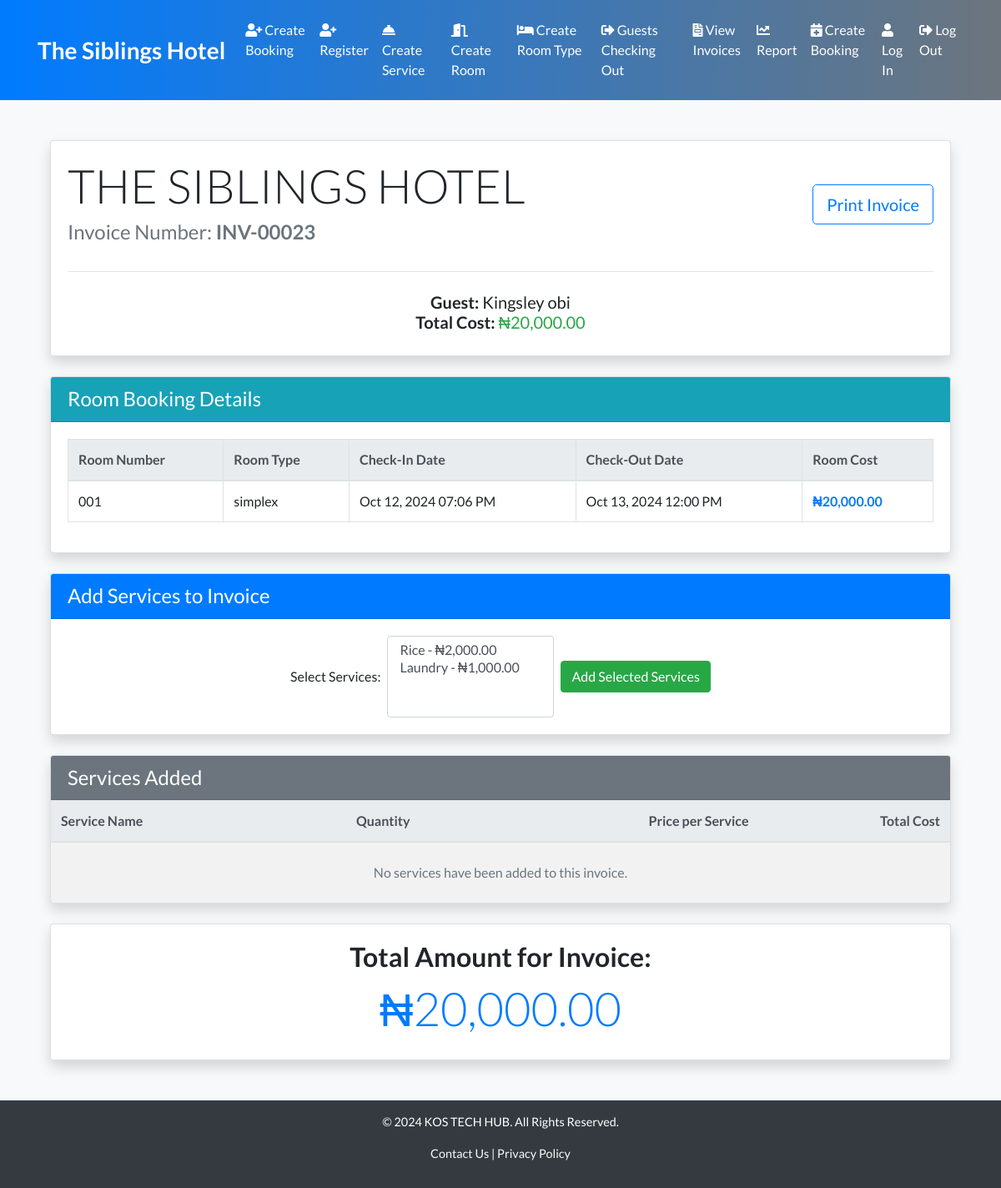
The page /invoice/23/ (signed in) on the database its author committed.
### hotel/models.py (models this page shows, shortened)
class Invoice(models.Model):
    booking = models.OneToOneField('Booking', on_delete=models.CASCADE)
    services = models.ManyToManyField('Service', blank=True, through='InvoiceService')
    invoice_number = models.CharField(max_length=50, unique=True, blank=True, null=True)  # Unique Invoice Number
    total_services_cost = models.DecimalField(max_digits=10, decimal_places=2, default=0.00)
    invoice_date = models.DateTimeField(default=timezone.now)
    total_amount = models.DecimalField(max_digits=10, decimal_places=2, default=0.00)
    @property
    def total_cost(self):
        total_services_cost = sum([item.service.price * item.quantity for item in self.invoiceservice_set.all()])
        return self.booking.total_amount + total_services_cost

class Booking(models.Model):
    room = models.ForeignKey(Room, on_delete=models.CASCADE)
    guest = models.ForeignKey(Guest, on_delete=models.CASCADE)
    check_in = models.DateTimeField()
    check_out = models.DateTimeField()
    actual_check_out = models.DateTimeField(blank=True, null=True)  # Track actual checkout time
    total_amount = models.DecimalField(max_digits=10, decimal_places=2, default=0.00)

class Guest(models.Model):
    title = models.CharField(max_length=10, choices=[('Mr', 'Mr', ), ('Mrs', 'Mrs'), ('Miss', 'Miss')], blank=True, null=True)
    first_name = models.CharField(max_length=100)
    middle_name = models.CharField(max_length=100, blank=True, null=True)  # New field for middle name
    last_name = models.CharField(max_length=100)
    email = models.CharField(max_length=255, blank=True, null=True)  # Change to CharField to allow plain text
    phone_number = models.CharField(max_length=15)
    home_address = models.CharField(max_length=500)
    occupation = models.CharField(max_length=500)
    valid_id = models.BooleanField(default=False, blank=True, null=True)  # New boolean field for ID verification
    passport_number = models.CharField(max_length=50, blank=True, null=True)  # New field for passport number if the guest is a foreigner
    next_of_kin_phone_number = models.CharField(max_length=15, blank=True, null=True)  # New field for next of kin phone number
    car_plate_number = models.CharField(max_length=50, blank=True, null=True)  # New field for car plate number

class Room(models.Model):
    room_number = models.CharField(max_length=10)
    room_type = models.ForeignKey(RoomType, on_delete=models.CASCADE)
    is_occupied = models.BooleanField(default=False)

class RoomType(models.Model):
    name = models.CharField(max_length=100)
    description = models.TextField(blank=True, null=True)
    price_per_night = models.DecimalField(max_digits=10, decimal_places=2)

### hotel/views.py (the view, shortened to what this page needs)
# urls.py: path('invoice/<int:invoice_id>/', views.view_invoice, name='view_invoice'),  # Unified invoice view URL
@login_required
def view_invoice(request, invoice_id):
    invoice = get_object_or_404(Invoice, id=invoice_id)
    services = Service.objects.all()
    return render(request, 'hotel/view_invoice.html', {'invoice': invoice, 'services': services})

### hotel/templatetags/currency_filters.py (called while the page is built)
@register.filter(name='currency_naira')
def currency_naira(value):
    try:
        return f"₦{value:,.2f}"
    except (ValueError, TypeError):
        return "₦0.00"

### hotel/templates/hotel/view_invoice.html (shortened to what this page needs)
{% extends 'hotel/base.html' %}
{% load custom_filters %}
{% load currency_filters %}
{% block content %}
<div class="container my-5" id="invoice-section">
    <div class="card shadow mb-4">
        <div class="card-body">
            <div class="d-flex justify-content-between align-items-center mb-4 no-print">
                <div>
                    <h1 class="display-4">THE SIBLINGS HOTEL</h1>
                    <h4 class="text-muted">Invoice Number: <strong>{{ invoice.invoice_number }}</strong></h4>
                </div>
                <button class="btn btn-outline-primary btn-lg no-print" onclick="printInvoice()">Print Invoice</button>
            </div>
            <hr class="my-4">
            <h5 class="text-center">
                <strong>Guest: </strong> {{ invoice.booking.guest.first_name }} {{ invoice.booking.guest.last_name }} <br>
                <strong>Total Cost: </strong>
                <span class="text-success">{{ invoice.total_cost|currency_naira }}</span>
            </h5>
        </div>
    </div>
    <div class="card shadow mb-4">
        <div class="card-header bg-info text-white">
            <h2 class="h4 mb-0">Room Booking Details</h2>
        </div>
        <div class="card-body">
            <table class="table table-bordered">
                <thead class="thead-light">
                    <tr>
                        <th>Room Number</th>
                        <th>Room Type</th>
                        <th>Check-In Date</th>
                        <th>Check-Out Date</th>
                        <th>Room Cost</th>
                    </tr>
                </thead>
                <tbody>
                    <tr>
                        <td>{{ invoice.booking.room.room_number }}</td>
                        <td>{{ invoice.booking.room.room_type.name }}</td>
                        <td>{{ invoice.booking.check_in|date:"M d, Y h:i A" }}</td>
                        <td>{{ invoice.booking.check_out|date:"M d, Y" }} 12:00 PM</td>
                        <td><strong class="text-primary">{{ invoice.booking.total_amount|currency_naira }}</strong></td>
                    </tr>
                </tbody>
            </table>
        </div>
    </div>
    <div class="card shadow mb-4 no-print">
        <div class="card-header bg-primary text-white">
            <h2 class="h4 mb-0">Add Services to Invoice</h2>
        </div>
        <div class="card-body">
            <form method="post" class="form-inline justify-content-center">
                <label for="services" class="mr-2">Select Services:</label>
                <select name="services" multiple class="form-control mr-2" style="min-width: 200px;">
                    {% for service in services %}
                    <option value="{{ service.id }}">{{ service.name }} - {{ service.price|currency_naira }}</option>
                    {% endfor %}
                </select>
                <button type="submit" class="btn btn-success">Add Selected Services</button>
            </form>
        </div>
    </div>
    <div class="card shadow mb-4">
        <div class="card-header bg-secondary text-white">
            <h2 class="h4 mb-0">Services Added</h2>
        </div>
        <div class="card-body p-0">
            <table class="table table-hover table-striped mb-0">
                <thead class="thead-light">
                    <tr>
                        <th scope="col">Service Name</th>
                        <th scope="col" class="text-center">Quantity</th>
                        <th scope="col" class="text-right">Price per Service</th>
                        <th scope="col" class="text-right">Total Cost</th>
                    </tr>
                </thead>
                <tbody>
                    {% for service in invoice.invoiceservice_set.all %}
                    <tr>
                        <td>{{ service.service.name }}</td>
                        <td class="text-center">{{ service.quantity }}</td>
                        <td class="text-right">{{ service.service.price|currency_naira }}</td>
                        <td class="text-right">
                            <strong>{{ service.service.price|currency_naira }} x {{ service.quantity }} = {{ service.service.price|multiply:service.quantity|currency_naira }}</strong>
                        </td>
                    </tr>
                    {% empty %}
                    <tr>
                        <td colspan="4" class="text-center text-muted py-4">No services have been added to this invoice.</td>
                    </tr>
                    {% endfor %}
                </tbody>
            </table>
        </div>
    </div>
    <div class="card shadow">
        <div class="card-body text-center">
            <h2><strong>Total Amount for Invoice:</strong></h2>
            <h1 class="display-4 text-primary">{{ invoice.total_cost|currency_naira }}</h1>
        </div>
    </div>
</div>
{% endblock %}

### hotel/templates/hotel/base.html (style rules this page uses)
body, html { font-family: 'Lato', sans-serif; background-color: #f8f9fa; }

### rows shown on the page
Invoice: invoice_number "INV-00023", booking.guest.first_name "Kingsley", booking.guest.last_name "obi", total_cost "₦20,000.00", booking.room.room_number "001", booking.room.room_type.name "simplex", booking.check_in "Oct 12, 2024 07:06 PM", booking.check_out "Oct 13, 2024", booking.total_amount "₦20,000.00"
